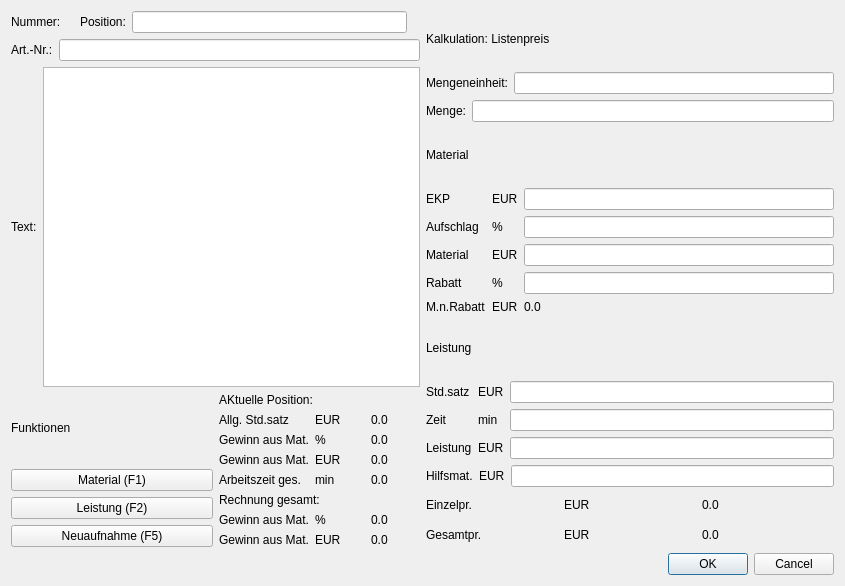
<?xml version="1.0" encoding="UTF-8"?>
<ui version="4.0">
 <class>generalPage</class>
 <widget class="GeneralPage" name="generalPage">
  <property name="geometry">
   <rect>
    <x>0</x>
    <y>0</y>
    <width>845</width>
    <height>586</height>
   </rect>
  </property>
  <property name="windowTitle">
   <string>Dialog</string>
  </property>
  <layout class="QVBoxLayout" name="verticalLayout_5">
   <item>
    <layout class="QHBoxLayout" name="horizontalLayout_11">
     <item>
      <layout class="QVBoxLayout" name="verticalLayout_3">
       <item>
        <layout class="QHBoxLayout" name="horizontalLayout_7">
         <item>
          <layout class="QHBoxLayout" name="horizontalLayout_2">
           <item>
            <widget class="QLabel" name="label_2">
             <property name="text">
              <string>Nummer:</string>
             </property>
            </widget>
           </item>
           <item>
            <widget class="QLabel" name="labelNr">
             <property name="text">
              <string/>
             </property>
            </widget>
           </item>
          </layout>
         </item>
         <item>
          <layout class="QHBoxLayout" name="horizontalLayout">
           <item>
            <widget class="QLabel" name="label_4">
             <property name="text">
              <string>Position:</string>
             </property>
            </widget>
           </item>
           <item>
            <widget class="QLineEdit" name="editPos"/>
           </item>
           <item>
            <widget class="QLabel" name="labelPosError">
             <property name="styleSheet">
              <string notr="true">color: rgb(255, 0, 0)</string>
             </property>
             <property name="text">
              <string/>
             </property>
            </widget>
           </item>
          </layout>
         </item>
        </layout>
       </item>
       <item>
        <layout class="QHBoxLayout" name="horizontalLayout_3">
         <item>
          <widget class="QLabel" name="label_5">
           <property name="text">
            <string>Art.-Nr.:</string>
           </property>
          </widget>
         </item>
         <item>
          <widget class="QLineEdit" name="editArtNr"/>
         </item>
        </layout>
       </item>
       <item>
        <layout class="QHBoxLayout" name="horizontalLayout_4">
         <item>
          <widget class="QLabel" name="label">
           <property name="text">
            <string>Text:</string>
           </property>
          </widget>
         </item>
         <item>
          <widget class="QTextEdit" name="editText"/>
         </item>
        </layout>
       </item>
       <item>
        <layout class="QHBoxLayout" name="horizontalLayout_6">
         <item>
          <layout class="QVBoxLayout" name="verticalLayout">
           <item>
            <widget class="QLabel" name="label_6">
             <property name="text">
              <string>Funktionen</string>
             </property>
            </widget>
           </item>
           <item>
            <widget class="QPushButton" name="buttonMaterial">
             <property name="text">
              <string>Material (F1)</string>
             </property>
            </widget>
           </item>
           <item>
            <widget class="QPushButton" name="buttonService">
             <property name="text">
              <string>Leistung (F2)</string>
             </property>
            </widget>
           </item>
           <item>
            <widget class="QPushButton" name="buttonAddTo">
             <property name="text">
              <string>Neuaufnahme (F5)</string>
             </property>
            </widget>
           </item>
          </layout>
         </item>
         <item>
          <layout class="QVBoxLayout" name="verticalLayout_2">
           <item>
            <widget class="QLabel" name="label_7">
             <property name="text">
              <string>AKtuelle Position:</string>
             </property>
            </widget>
           </item>
           <item>
            <layout class="QGridLayout" name="gridLayout">
             <item row="0" column="0">
              <widget class="QLabel" name="label_8">
               <property name="text">
                <string>Allg. Std.satz</string>
               </property>
              </widget>
             </item>
             <item row="0" column="2">
              <widget class="QLabel" name="labelGenRate">
               <property name="text">
                <string>0.0</string>
               </property>
              </widget>
             </item>
             <item row="0" column="1">
              <widget class="QLabel" name="label_9">
               <property name="text">
                <string>EUR</string>
               </property>
              </widget>
             </item>
             <item row="2" column="1">
              <widget class="QLabel" name="label_11">
               <property name="text">
                <string>EUR</string>
               </property>
              </widget>
             </item>
             <item row="2" column="2">
              <widget class="QLabel" name="labelProfitMatEur">
               <property name="text">
                <string>0.0</string>
               </property>
              </widget>
             </item>
             <item row="1" column="2">
              <widget class="QLabel" name="labelProfitMatPerc">
               <property name="text">
                <string>0.0</string>
               </property>
              </widget>
             </item>
             <item row="2" column="0">
              <widget class="QLabel" name="label_12">
               <property name="text">
                <string>Gewinn aus Mat.</string>
               </property>
              </widget>
             </item>
             <item row="3" column="0">
              <widget class="QLabel" name="label_15">
               <property name="text">
                <string>Arbeitszeit ges.</string>
               </property>
              </widget>
             </item>
             <item row="3" column="1">
              <widget class="QLabel" name="label_16">
               <property name="text">
                <string>min</string>
               </property>
              </widget>
             </item>
             <item row="3" column="2">
              <widget class="QLabel" name="labelWorkingHours">
               <property name="text">
                <string>0.0</string>
               </property>
              </widget>
             </item>
             <item row="1" column="0">
              <widget class="QLabel" name="label_10">
               <property name="text">
                <string>Gewinn aus Mat.</string>
               </property>
              </widget>
             </item>
             <item row="1" column="1">
              <widget class="QLabel" name="label_26">
               <property name="text">
                <string>%</string>
               </property>
              </widget>
             </item>
            </layout>
           </item>
           <item>
            <widget class="QLabel" name="label_18">
             <property name="text">
              <string>Rechnung gesamt:</string>
             </property>
            </widget>
           </item>
           <item>
            <layout class="QGridLayout" name="gridLayout_2">
             <item row="0" column="0">
              <widget class="QLabel" name="label_19">
               <property name="text">
                <string>Gewinn aus Mat.</string>
               </property>
              </widget>
             </item>
             <item row="0" column="2">
              <widget class="QLabel" name="labelProfitTotalPerc">
               <property name="text">
                <string>0.0</string>
               </property>
              </widget>
             </item>
             <item row="0" column="1">
              <widget class="QLabel" name="label_20">
               <property name="text">
                <string>%</string>
               </property>
              </widget>
             </item>
             <item row="1" column="0">
              <widget class="QLabel" name="label_22">
               <property name="text">
                <string>Gewinn aus Mat.</string>
               </property>
              </widget>
             </item>
             <item row="1" column="1">
              <widget class="QLabel" name="label_23">
               <property name="text">
                <string>EUR</string>
               </property>
              </widget>
             </item>
             <item row="1" column="2">
              <widget class="QLabel" name="labelProfitTotalEur">
               <property name="text">
                <string>0.0</string>
               </property>
              </widget>
             </item>
            </layout>
           </item>
          </layout>
         </item>
        </layout>
       </item>
      </layout>
     </item>
     <item>
      <layout class="QVBoxLayout" name="verticalLayout_4">
       <item>
        <widget class="QLabel" name="label_27">
         <property name="text">
          <string>Kalkulation: Listenpreis</string>
         </property>
        </widget>
       </item>
       <item>
        <layout class="QHBoxLayout" name="horizontalLayout_8">
         <item>
          <widget class="QLabel" name="label_28">
           <property name="text">
            <string>Mengeneinheit:</string>
           </property>
          </widget>
         </item>
         <item>
          <widget class="QLineEdit" name="editUnitType"/>
         </item>
        </layout>
       </item>
       <item>
        <layout class="QHBoxLayout" name="horizontalLayout_9">
         <item>
          <widget class="QLabel" name="label_29">
           <property name="text">
            <string>Menge:</string>
           </property>
          </widget>
         </item>
         <item>
          <widget class="QLineEdit" name="editUnitSize"/>
         </item>
        </layout>
       </item>
       <item>
        <widget class="QLabel" name="label_30">
         <property name="text">
          <string>Material</string>
         </property>
        </widget>
       </item>
       <item>
        <layout class="QGridLayout" name="gridLayout_3">
         <item row="0" column="2">
          <widget class="QLineEdit" name="editMaterialEKP"/>
         </item>
         <item row="0" column="1">
          <widget class="QLabel" name="label_32">
           <property name="text">
            <string>EUR</string>
           </property>
          </widget>
         </item>
         <item row="2" column="0">
          <widget class="QLabel" name="label_35">
           <property name="text">
            <string>Material</string>
           </property>
          </widget>
         </item>
         <item row="3" column="0">
          <widget class="QLabel" name="label_37">
           <property name="text">
            <string>Rabatt</string>
           </property>
          </widget>
         </item>
         <item row="1" column="1">
          <widget class="QLabel" name="label_34">
           <property name="text">
            <string>%</string>
           </property>
          </widget>
         </item>
         <item row="0" column="0">
          <widget class="QLabel" name="label_31">
           <property name="text">
            <string>EKP</string>
           </property>
          </widget>
         </item>
         <item row="2" column="1">
          <widget class="QLabel" name="label_36">
           <property name="text">
            <string>EUR</string>
           </property>
          </widget>
         </item>
         <item row="1" column="2">
          <widget class="QLineEdit" name="editMaterialSurchage"/>
         </item>
         <item row="3" column="1">
          <widget class="QLabel" name="label_38">
           <property name="text">
            <string>%</string>
           </property>
          </widget>
         </item>
         <item row="1" column="0">
          <widget class="QLabel" name="label_33">
           <property name="text">
            <string>Aufschlag</string>
           </property>
          </widget>
         </item>
         <item row="4" column="0">
          <widget class="QLabel" name="label_39">
           <property name="text">
            <string>M.n.Rabatt</string>
           </property>
          </widget>
         </item>
         <item row="4" column="1">
          <widget class="QLabel" name="label_40">
           <property name="text">
            <string>EUR</string>
           </property>
          </widget>
         </item>
         <item row="2" column="2">
          <widget class="QLineEdit" name="editMaterialPrice"/>
         </item>
         <item row="3" column="2">
          <widget class="QLineEdit" name="editMaterialDiscount"/>
         </item>
         <item row="4" column="2">
          <widget class="QLabel" name="labelMaterialQuant">
           <property name="text">
            <string>0.0</string>
           </property>
          </widget>
         </item>
        </layout>
       </item>
       <item>
        <widget class="QLabel" name="label_42">
         <property name="text">
          <string>Leistung</string>
         </property>
        </widget>
       </item>
       <item>
        <layout class="QGridLayout" name="gridLayout_4">
         <item row="0" column="2">
          <widget class="QLineEdit" name="editServiceRate"/>
         </item>
         <item row="0" column="1">
          <widget class="QLabel" name="label_43">
           <property name="text">
            <string>EUR</string>
           </property>
          </widget>
         </item>
         <item row="2" column="0">
          <widget class="QLabel" name="label_44">
           <property name="text">
            <string>Leistung</string>
           </property>
          </widget>
         </item>
         <item row="1" column="2">
          <widget class="QLineEdit" name="editServiceTime"/>
         </item>
         <item row="2" column="1">
          <widget class="QLabel" name="label_48">
           <property name="text">
            <string>EUR</string>
           </property>
          </widget>
         </item>
         <item row="0" column="0">
          <widget class="QLabel" name="label_47">
           <property name="text">
            <string>Std.satz</string>
           </property>
          </widget>
         </item>
         <item row="1" column="1">
          <widget class="QLabel" name="label_46">
           <property name="text">
            <string>min</string>
           </property>
          </widget>
         </item>
         <item row="2" column="2">
          <widget class="QLineEdit" name="editServicePrice"/>
         </item>
         <item row="1" column="0">
          <widget class="QLabel" name="label_50">
           <property name="text">
            <string>Zeit</string>
           </property>
          </widget>
         </item>
        </layout>
       </item>
       <item>
        <layout class="QHBoxLayout" name="horizontalLayout_10">
         <item>
          <widget class="QLabel" name="label_49">
           <property name="text">
            <string>Hilfsmat.</string>
           </property>
          </widget>
         </item>
         <item>
          <widget class="QLabel" name="label_54">
           <property name="text">
            <string>EUR</string>
           </property>
          </widget>
         </item>
         <item>
          <widget class="QLineEdit" name="editHelpMat"/>
         </item>
        </layout>
       </item>
       <item>
        <layout class="QGridLayout" name="gridLayout_5">
         <item row="1" column="1">
          <widget class="QLabel" name="label_58">
           <property name="text">
            <string>EUR</string>
           </property>
          </widget>
         </item>
         <item row="0" column="1">
          <widget class="QLabel" name="label_55">
           <property name="text">
            <string>EUR</string>
           </property>
          </widget>
         </item>
         <item row="0" column="0">
          <widget class="QLabel" name="label_59">
           <property name="text">
            <string>Einzelpr.</string>
           </property>
          </widget>
         </item>
         <item row="1" column="0">
          <widget class="QLabel" name="label_62">
           <property name="text">
            <string>Gesamtpr.</string>
           </property>
          </widget>
         </item>
         <item row="0" column="2">
          <widget class="QLabel" name="labelEP">
           <property name="text">
            <string>0.0</string>
           </property>
          </widget>
         </item>
         <item row="1" column="2">
          <widget class="QLabel" name="labelPriceTotal">
           <property name="text">
            <string>0.0</string>
           </property>
          </widget>
         </item>
        </layout>
       </item>
      </layout>
     </item>
    </layout>
   </item>
   <item>
    <widget class="QDialogButtonBox" name="buttonBox">
     <property name="orientation">
      <enum>Qt::Horizontal</enum>
     </property>
     <property name="standardButtons">
      <set>QDialogButtonBox::Cancel|QDialogButtonBox::Ok</set>
     </property>
    </widget>
   </item>
  </layout>
 </widget>
 <customwidgets>
  <customwidget>
   <class>GeneralPage</class>
   <extends>QWidget</extends>
   <header>pages/general_page.h</header>
   <container>1</container>
  </customwidget>
 </customwidgets>
 <tabstops>
  <tabstop>editPos</tabstop>
  <tabstop>editArtNr</tabstop>
  <tabstop>editText</tabstop>
  <tabstop>editUnitType</tabstop>
  <tabstop>editUnitSize</tabstop>
  <tabstop>editMaterialEKP</tabstop>
  <tabstop>editMaterialSurchage</tabstop>
  <tabstop>editMaterialPrice</tabstop>
  <tabstop>editMaterialDiscount</tabstop>
  <tabstop>editServiceRate</tabstop>
  <tabstop>editServiceTime</tabstop>
  <tabstop>editServicePrice</tabstop>
  <tabstop>editHelpMat</tabstop>
  <tabstop>buttonMaterial</tabstop>
  <tabstop>buttonService</tabstop>
  <tabstop>buttonAddTo</tabstop>
 </tabstops>
 <resources/>
 <connections>
  <connection>
   <sender>buttonBox</sender>
   <signal>accepted()</signal>
   <receiver>generalPage</receiver>
   <slot>accept()</slot>
   <hints>
    <hint type="sourcelabel">
     <x>248</x>
     <y>254</y>
    </hint>
    <hint type="destinationlabel">
     <x>157</x>
     <y>274</y>
    </hint>
   </hints>
  </connection>
  <connection>
   <sender>buttonBox</sender>
   <signal>rejected()</signal>
   <receiver>generalPage</receiver>
   <slot>reject()</slot>
   <hints>
    <hint type="sourcelabel">
     <x>316</x>
     <y>260</y>
    </hint>
    <hint type="destinationlabel">
     <x>286</x>
     <y>274</y>
    </hint>
   </hints>
  </connection>
  <connection>
   <sender>buttonMaterial</sender>
   <signal>clicked()</signal>
   <receiver>generalPage</receiver>
   <slot>TakeFromMaterial()</slot>
   <hints>
    <hint type="sourcelabel">
     <x>102</x>
     <y>451</y>
    </hint>
    <hint type="destinationlabel">
     <x>379</x>
     <y>292</y>
    </hint>
   </hints>
  </connection>
  <connection>
   <sender>buttonService</sender>
   <signal>clicked()</signal>
   <receiver>generalPage</receiver>
   <slot>TakeFromService()</slot>
   <hints>
    <hint type="sourcelabel">
     <x>102</x>
     <y>486</y>
    </hint>
    <hint type="destinationlabel">
     <x>379</x>
     <y>292</y>
    </hint>
   </hints>
  </connection>
  <connection>
   <sender>buttonAddTo</sender>
   <signal>clicked()</signal>
   <receiver>generalPage</receiver>
   <slot>MakeNewEntry()</slot>
   <hints>
    <hint type="sourcelabel">
     <x>102</x>
     <y>521</y>
    </hint>
    <hint type="destinationlabel">
     <x>379</x>
     <y>292</y>
    </hint>
   </hints>
  </connection>
 </connections>
 <slots>
  <slot>CopyData(QString)</slot>
  <slot>TakeFromMaterial()</slot>
  <slot>TakeFromService()</slot>
  <slot>MakeNewEntry()</slot>
 </slots>
</ui>
